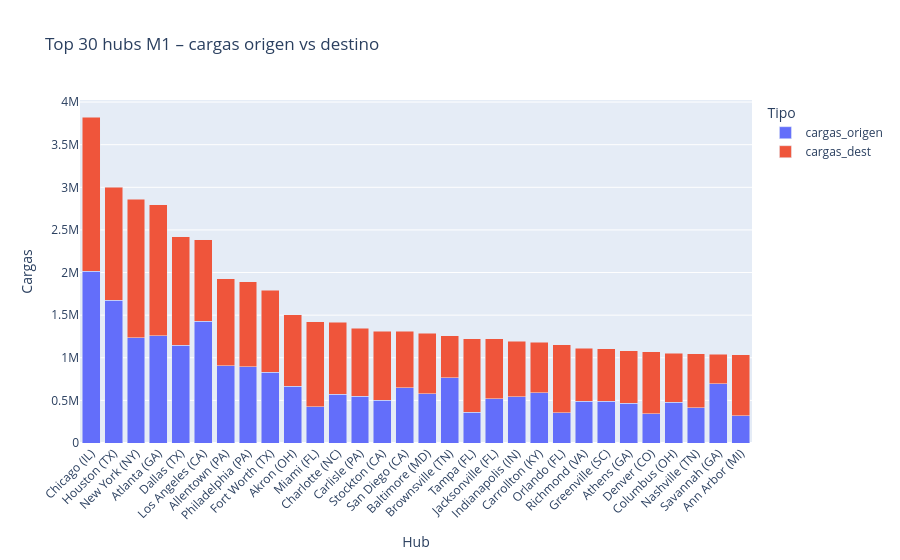

The notebook cell saved with this chart:
### Code cell
fig = px.bar(
    hub_stats.sort_values('total_cargas', ascending=False).head(30),
    x='new_name', y=['cargas_origen', 'cargas_dest'],
    title='Top 30 hubs M1 – cargas origen vs destino',
    labels={'value': 'Cargas', 'variable': 'Tipo', 'new_name': 'Hub'},
    barmode='stack'
)
fig.update_layout(xaxis_tickangle=-45)
fig.show()

### Figure 1 — Plotly figure (JSON) as saved in the notebook; plotly's stock layout.template omitted (floating-point values rounded to 4 significant figures)
{"data": [{"hovertemplate": "Tipo=cargas_origen<br>Hub=%{x}<br>Cargas=%{y}<extra></extra>", "legendgroup": "cargas_origen", "marker": {"color": "#636efa", "pattern": {"shape": ""}}, "name": "cargas_origen", "orientation": "v", "showlegend": true, "textposition": "auto", "type": "bar", "x": ["Chicago (IL)", "Houston (TX)", "New York (NY)", "Atlanta (GA)", "Dallas (TX)", "Los Angeles (CA)", "Allentown (PA)", "Philadelphia (PA)", "Fort Worth (TX)", "Akron (OH)", "Miami (FL)", "Charlotte (NC)", "Carlisle (PA)", "Stockton (CA)", "San Diego (CA)", "Baltimore (MD)", "Brownsville (TN)", "Tampa (FL)", "Jacksonville (FL)", "Indianapolis (IN)", "Carrollton (KY)", "Orlando (FL)", "Richmond (VA)", "Greenville (SC)", "Athens (GA)", "Denver (CO)", "Columbus (OH)", "Nashville (TN)", "Savannah (GA)", "Ann Arbor (MI)"], "xaxis": "x", "y": [2012542, 1674311, 1235391, 1261274, 1146925, 1427711, 907119, 896016, 828144, 664975, 426966, 572320, 546831, 502112, 648304, 577337, 766575, 358636, 516394, 543738, 592299, 352772, 492270, 492069, 467174, 341205, 475378, 412960, 694303, 321767], "yaxis": "y"}, {"hovertemplate": "Tipo=cargas_dest<br>Hub=%{x}<br>Cargas=%{y}<extra></extra>", "legendgroup": "cargas_dest", "marker": {"color": "#EF553B", "pattern": {"shape": ""}}, "name": "cargas_dest", "orientation": "v", "showlegend": true, "textposition": "auto", "type": "bar", "x": ["Chicago (IL)", "Houston (TX)", "New York (NY)", "Atlanta (GA)", "Dallas (TX)", "Los Angeles (CA)", "Allentown (PA)", "Philadelphia (PA)", "Fort Worth (TX)", "Akron (OH)", "Miami (FL)", "Charlotte (NC)", "Carlisle (PA)", "Stockton (CA)", "San Diego (CA)", "Baltimore (MD)", "Brownsville (TN)", "Tampa (FL)", "Jacksonville (FL)", "Indianapolis (IN)", "Carrollton (KY)", "Orlando (FL)", "Richmond (VA)", "Greenville (SC)", "Athens (GA)", "Denver (CO)", "Columbus (OH)", "Nashville (TN)", "Savannah (GA)", "Ann Arbor (MI)"], "xaxis": "x", "y": [1810506, 1324924, 1623927, 1532384, 1270690, 958686, 1019834, 998560, 965823, 842229, 994910, 842061, 800210, 810019, 662763, 711389, 490896, 866937, 705830, 650206, 590719, 801931, 621914, 611873, 616886, 727356, 579839, 633987, 345748, 715095], "yaxis": "y"}], "layout": {"barmode": "stack", "legend": {"title": {"text": "Tipo"}, "tracegroupgap": 0}, "title": {"text": "Top 30 hubs M1 – cargas origen vs destino"}, "xaxis": {"anchor": "y", "domain": [0, 1], "tickangle": -45, "title": {"text": "Hub"}}, "yaxis": {"anchor": "x", "domain": [0, 1], "title": {"text": "Cargas"}}}}
